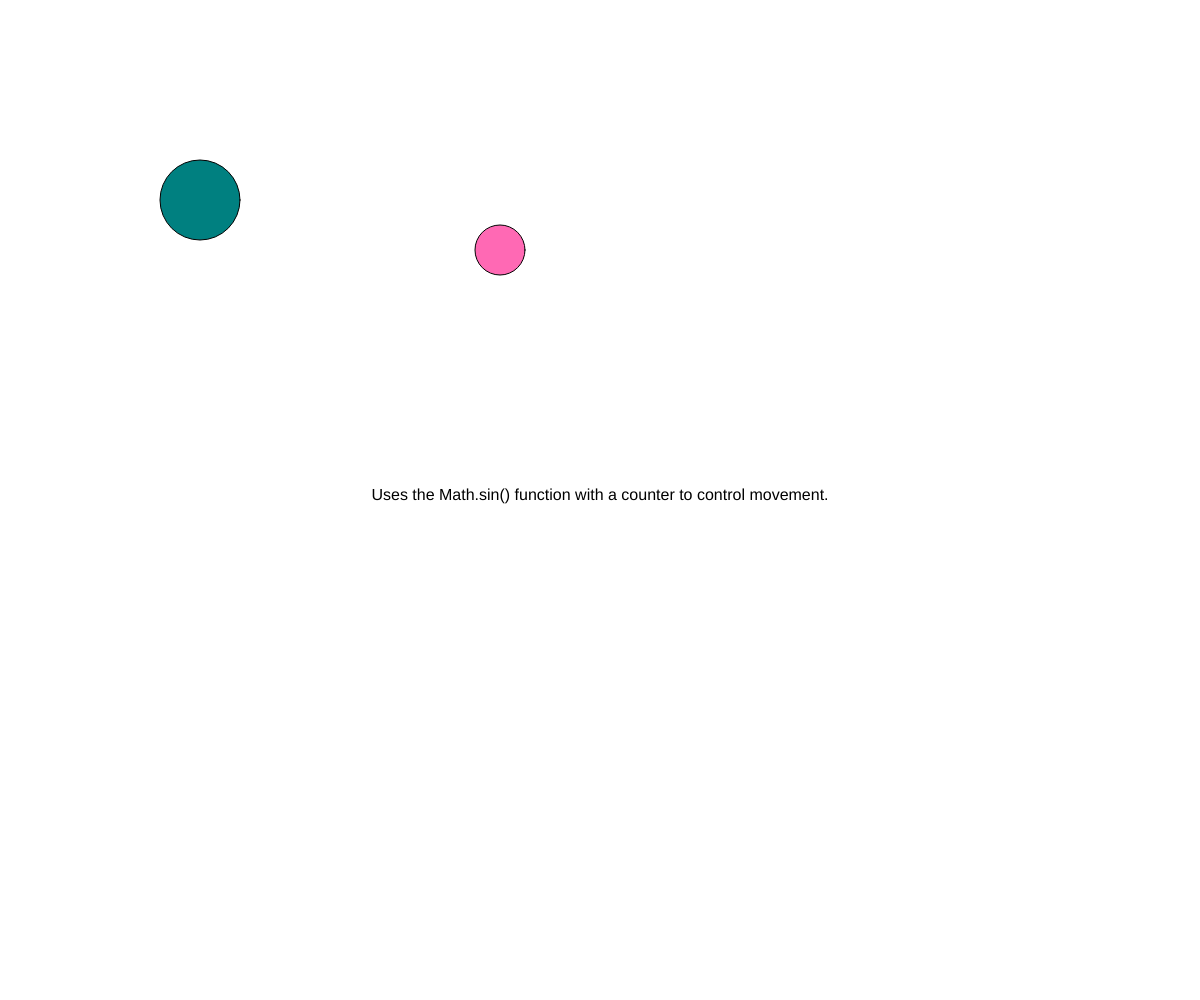
Frame 1 (no input)
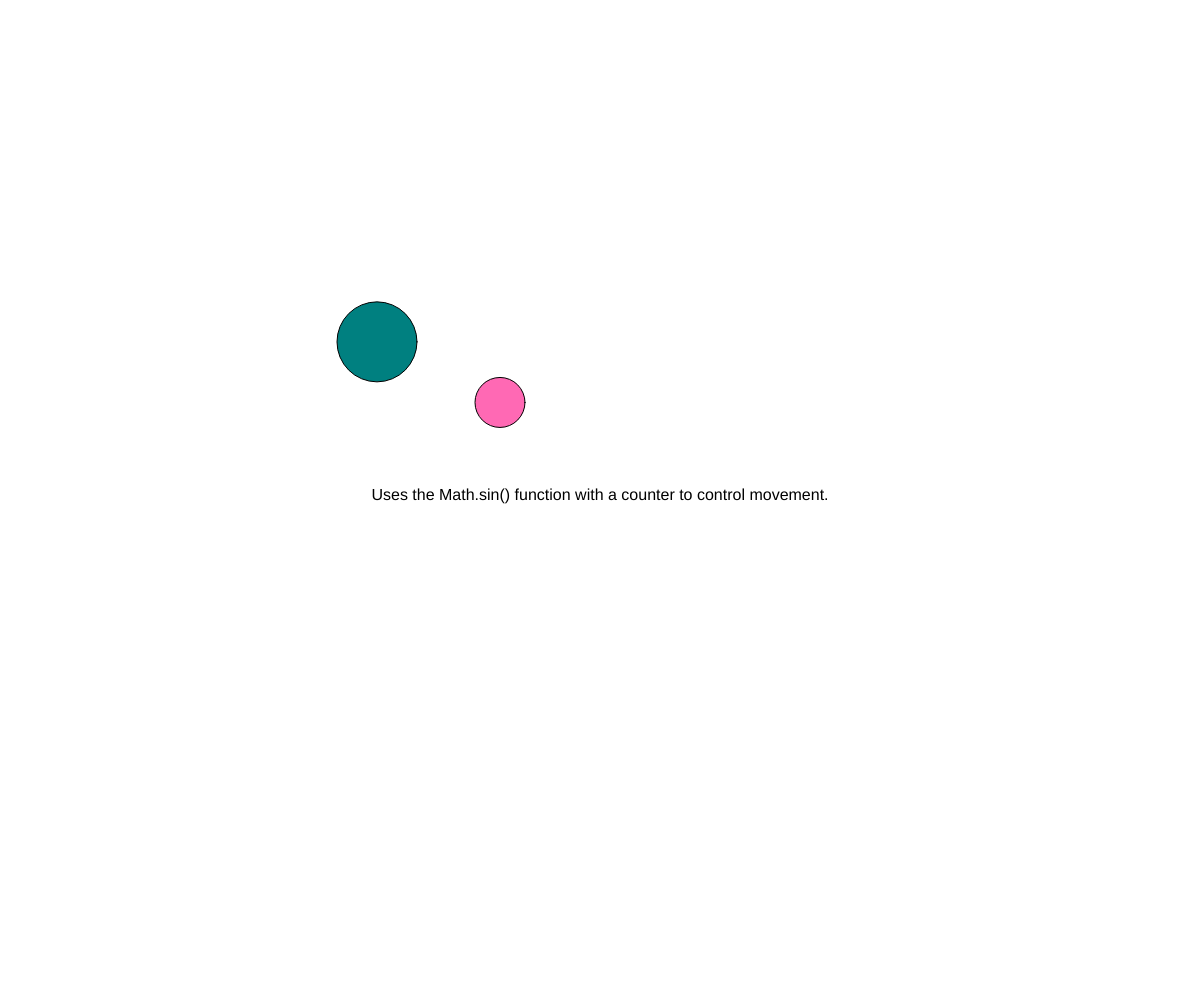
Frame 60 (no input)
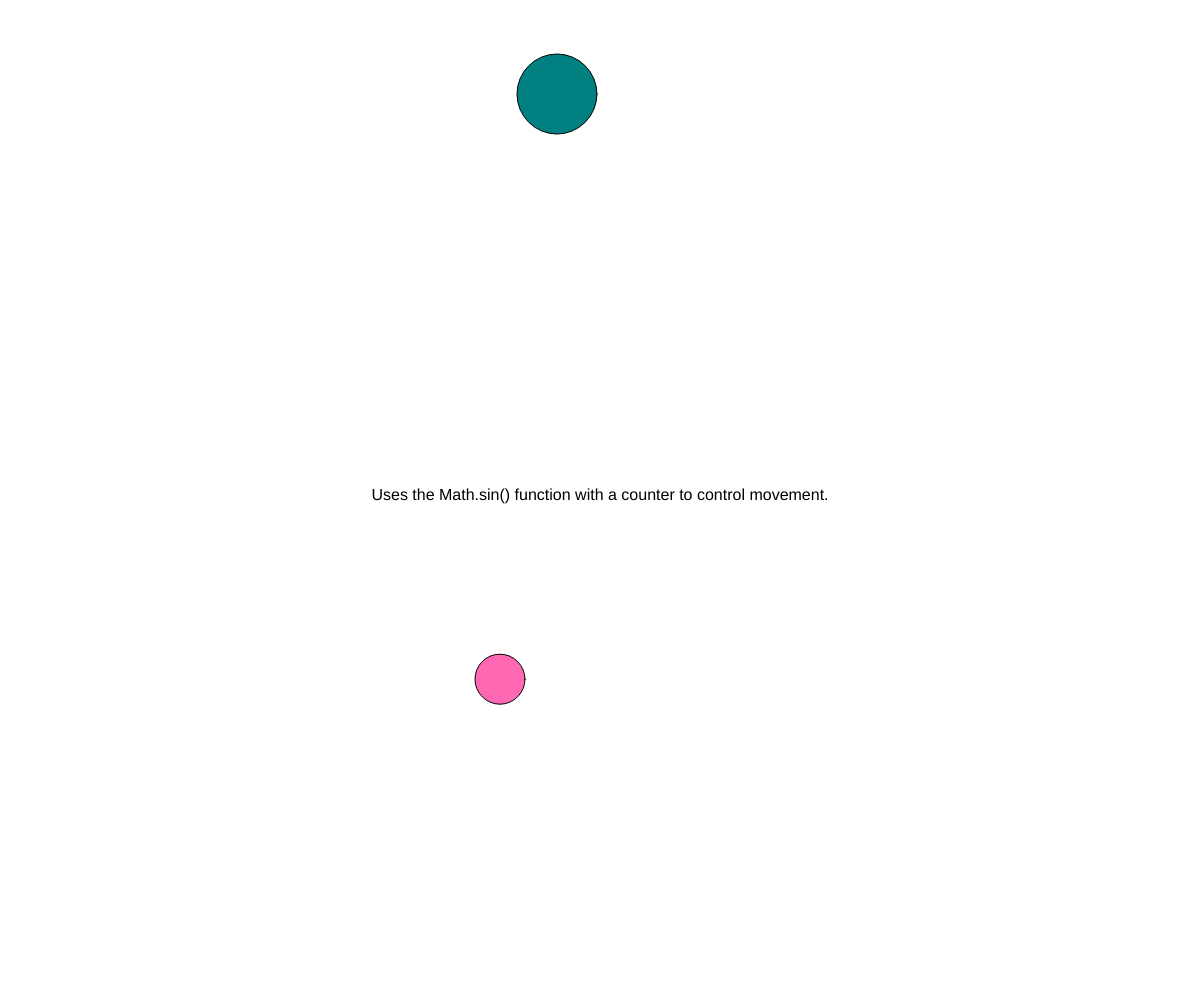
Frame 120 (the mouse pressed at the canvas centre since frame 60)

The p5.js sketch that drew these frames (run headless with seeded random() and noise() and a simulated clock; from frame 60 on, the mouse is pressed at the canvas centre):

// p5.js sketch
// ── sketch.js
const canvasWidth = window.innerWidth;
const canvasHeight = window.innerHeight; 

const balls = [
    { x: 500, y: 250, d: 50, speed: 4 },
    { x: 200, y: 200, d: 80, speed: 2 },
]

function setup() {
    createCanvas(canvasWidth, canvasHeight);
}

counter = 0;
function draw() {
    clear();
    
    // ball 1:
    fill('hotpink');
    circle(balls[0].x, balls[0].y, balls[0].d);
    // uses the counter and the sin function to update the position 
    balls[0].y += 5 * Math.sin(counter / 50); 

    // ball 2: 
    fill('teal');
    circle(balls[1].x, balls[1].y, balls[1].d);
    balls[1].y += 5 * Math.cos(counter / 30);
    balls[1].x += 3;

    // loop ball 2 back to the beginning if it gets to the end:
    if (balls[1].x > canvasWidth + 100) {
        balls[1].x = -100;
    }

    counter++; // don't forget to increment the counter

    displayMessage();
}

function displayMessage() {
    fill('black');
     textAlign(CENTER);
     textSize(16);
     text("Uses the Math.sin() function with a counter to control movement.", canvasWidth/2, canvasHeight/2);
}
